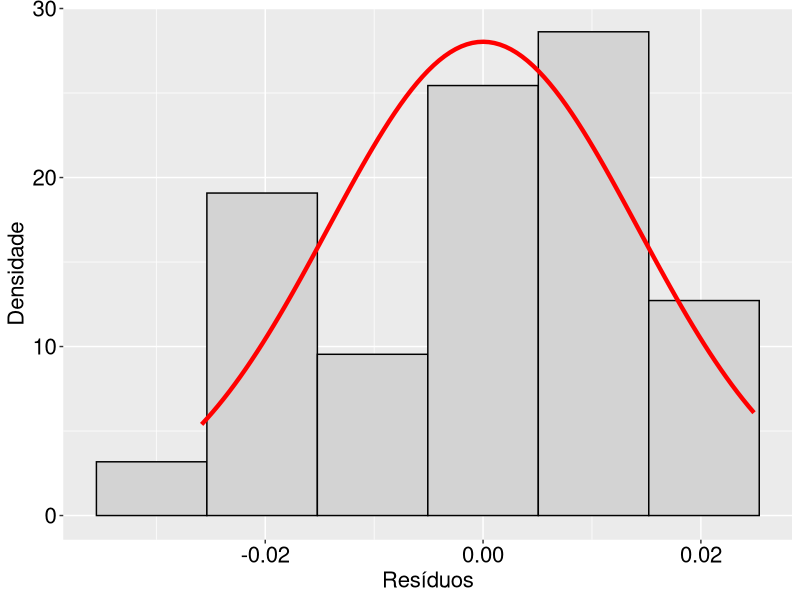
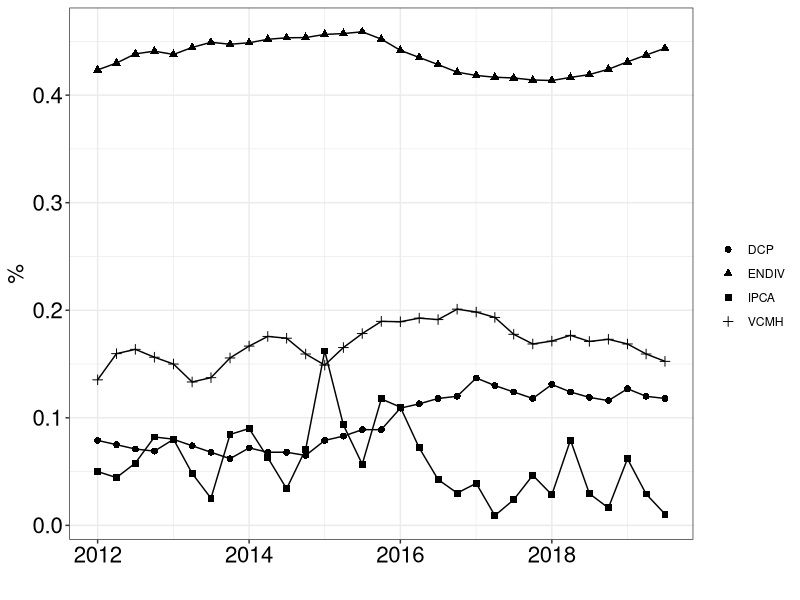
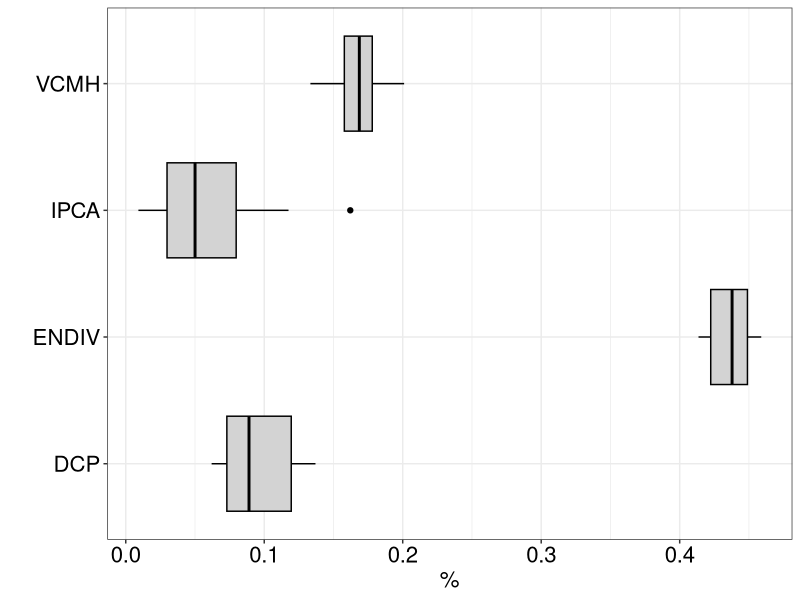
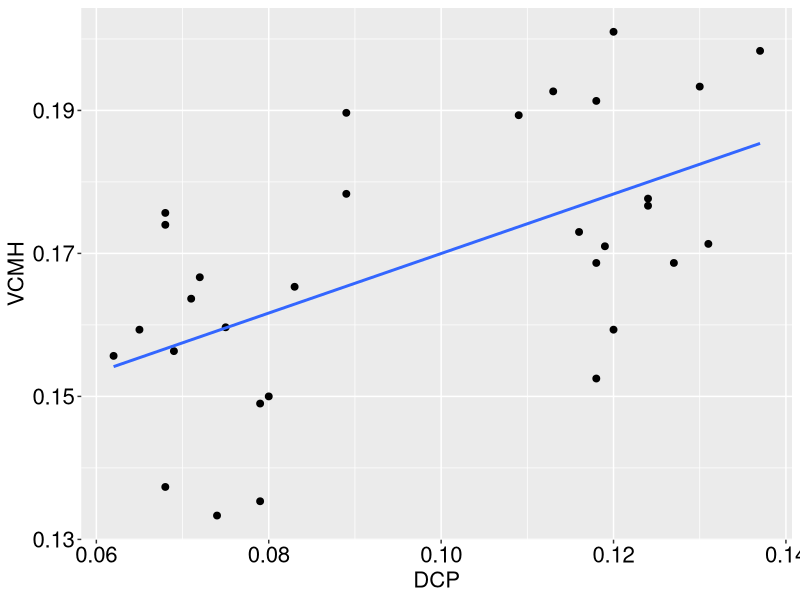

Write the R code that produced these figures, in order.
# pacotes necessarios -----------------------------------------------------
library(tidyverse); library(openxlsx); library(lubridate); library(lmtest)
dados = read.xlsx('dados_brutos.xlsx', colNames = T)

# vcmh --------------------------------------------------------------------

vcmh = dados[!is.na(dados$vcmh),c(3,4)]
vcmh$periodo_vcmh = seq.Date(from = as.Date('2008-01-01'),
                             to = as.Date('2019-09-01'),
                             by = 'mon')

vcmh = vcmh %>% filter(periodo_vcmh < as.Date('2019-09-01'), periodo_vcmh >= as.Date('2012-01-01')) %>% 
  group_by(year(periodo_vcmh), quarter(periodo_vcmh)) %>% summarise(vcmh = mean(vcmh)/100)

names(vcmh) = c('ano', 'trimestre', 'vcmh')


# Tx de desocupacao -------------------------------------------------------

desocup = dados[!is.na(dados$desocupacao), c(1,2)]
desocup$periodo_desocup = seq.Date(from = as.Date('2012-01-01'),
                                         to = as.Date('2019-12-01'),
                                         by = 'quarter')
desocup$ano = year(desocup$periodo_desocup)
desocup$trimestre = quarter(desocup$periodo_desocup)
desocup$desocupacao = desocup$desocupacao/100
desocup = desocup[-32,c(3,4,2)]


# % endividamento ---------------------------------------------------------

endi = dados[, c(5,6)]
endi$periodo_endividamento = seq.Date(from = as.Date('2008-01-01'),
                                      to = as.Date('2020-03-01'),
                                      by = 'mon')
endi = endi %>% filter(periodo_endividamento <= as.Date('2019-09-01'), periodo_endividamento >= as.Date('2012-01-01') ) %>% 
  group_by(year(periodo_endividamento), quarter(periodo_endividamento)) %>% summarise(endiv = mean(endividamento)/100)

names(endi) = c('ano', 'trimestre', 'endiv')



# ipca --------------------------------------------------------------------

ipca = dados[, c(7,8)]
ipca$periodo_ipca = seq.Date(from = as.Date('2008-01-01'),
                             to = as.Date('2020-03-01'),
                             by = 'mon')
ipca  = ipca %>% filter(periodo_ipca <= as.Date('2019-09-01'), periodo_ipca >= as.Date('2012-01-01')) %>% 
  group_by(year(periodo_ipca), quarter(periodo_ipca)) %>% summarise(ipca = mean(ipca)/100)

names(ipca) = c('ano', 'trimestre', 'ipca')



# unindos bancos ------------------------------------------------------------

dados = left_join(vcmh, desocup, by = c('ano', 'trimestre'))
dados = left_join(dados, endi,  by = c('ano', 'trimestre'))
dados = left_join(dados, ipca,  by = c('ano', 'trimestre'))
dados$trimestre = seq.Date(from = as.Date('2012-01-01'),
                           to = as.Date('2019-9-01'),
                           by = 'quarter')


names(dados) = c('ano','trimestre','VCMH','DCP','ENDIV','IPCA')

# graficos ----------------------------------------------------------------

g = dados %>% pivot_longer(cols = -c(ano, trimestre), names_to = 'Variavel', values_to = 'valor') 

temporais = g %>% ggplot(aes(trimestre, valor, shape = Variavel)) + geom_line() + geom_point(size = 2) +
  xlab('') + ylab('%') + scale_shape(name = "", labels = c('DCP', 'ENDIV', 'IPCA','VCMH')) +
  theme_bw() + theme(axis.text.x = element_text(size = 16, color = 'black'),
                     axis.text.y = element_text(size = 16, color = 'black'),  
                     axis.title.x = element_text(size = 16, color = 'black'),
                     axis.title.y = element_text(size = 16, color = 'black'))

boxplots = g %>% ggplot(aes(Variavel, y = valor)) + geom_boxplot(color = 'black', fill = 'lightgrey') + theme_bw() + 
  scale_x_discrete(labels = c('DCP', 'ENDIV', 'IPCA','VCMH')) + coord_flip() + 
  xlab('') + 
   ylab('%') + theme(axis.text.x = element_text(size = 16, color = 'black'),
                    axis.text.y = element_text(size = 16, color = 'black'),  
                    axis.title.x = element_text(size = 16, color = 'black'),
                    axis.title.y = element_text(size = 16, color = 'black'),
                    legend.position = 'none')

# modelo ------------------------------------------------------------------
cor(dados[,-c(1,2)])

m = lm(VCMH ~., data = dados[,-c(1,2)])
summary(m)

shapiro.test(m$residuals)

pred = predict(m,se.fit = TRUE, interval = "confidence")
limits <- as.data.frame(pred$fit)

### reta estimada do segundo modelo
reta_est = dados[,-c(1,2)] %>% ggplot(aes(DCP, VCMH)) + geom_point(size = 2) + geom_smooth(formula = y ~ x, method = 'lm', se = F) +
  theme(axis.text.x = element_text(size = 16, color = 'black'),
        axis.text.y = element_text(size = 16, color = 'black'),  
        axis.title.x = element_text(size = 16, color = 'black'),
        axis.title.y = element_text(size = 16, color = 'black'))

t = data.frame(m$residuals )
shapiro = t %>% ggplot(aes(x = m.residuals)) + 
  geom_histogram(aes(y = ..density..), fill = 'lightgrey',
                 color = 'black',
                 bins = 6) + xlab('Resíduos') + ylab('Densidade') +
  stat_function(fun = dnorm, args = list(mean = mean(t$m.residuals), sd = sd(t$m.residuals)),
                col = 'red', size = 1.5) +
  theme(axis.text.x = element_text(size = 16, color = 'black'),
        axis.text.y = element_text(size = 16, color = 'black'),  
        axis.title.x = element_text(size = 16, color = 'black'),
        axis.title.y = element_text(size = 16, color = 'black'))


ggsave(shapiro, filename = 'shapiro.png', , width = 20, height = 14, units = "cm")
ggsave(temporais, filename = 'temporais.png', , width = 20, height = 14, units = "cm")
ggsave(boxplots, filename = 'boxplots.png', , width = 20, height = 14, units = "cm")
ggsave(reta_est, filename = 'reta_est.png', , width = 20, height = 14, units = "cm")
